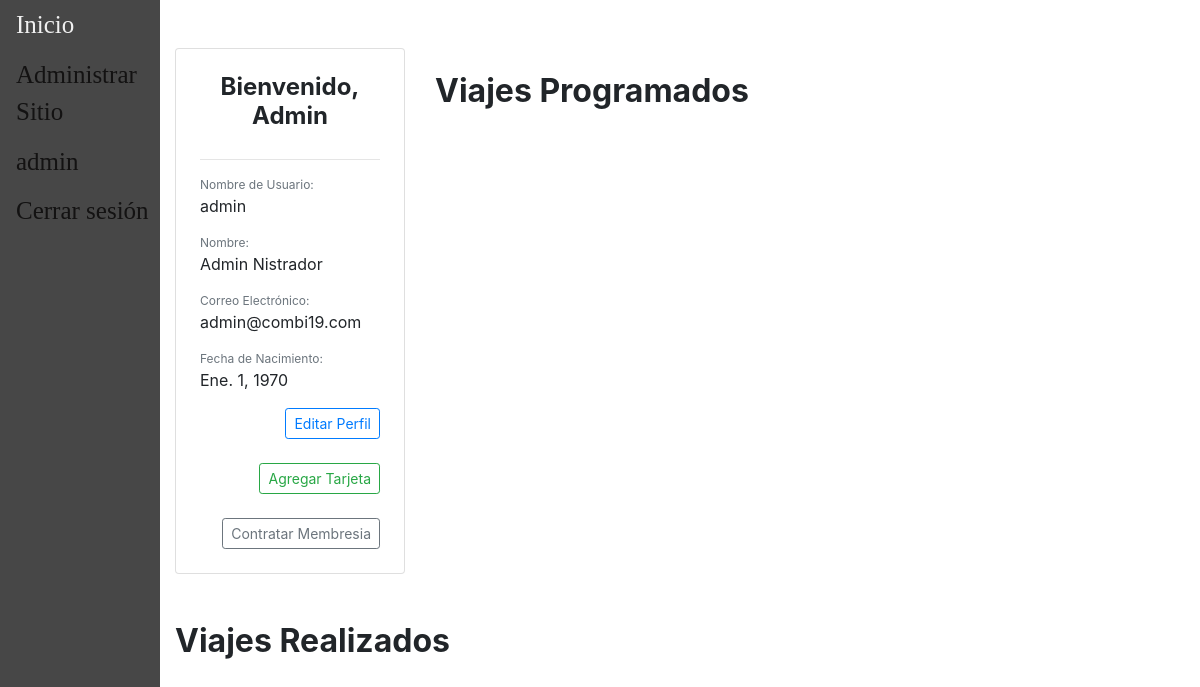
The page /accounts/perfil/ (signed in) on the database as committed earlier.
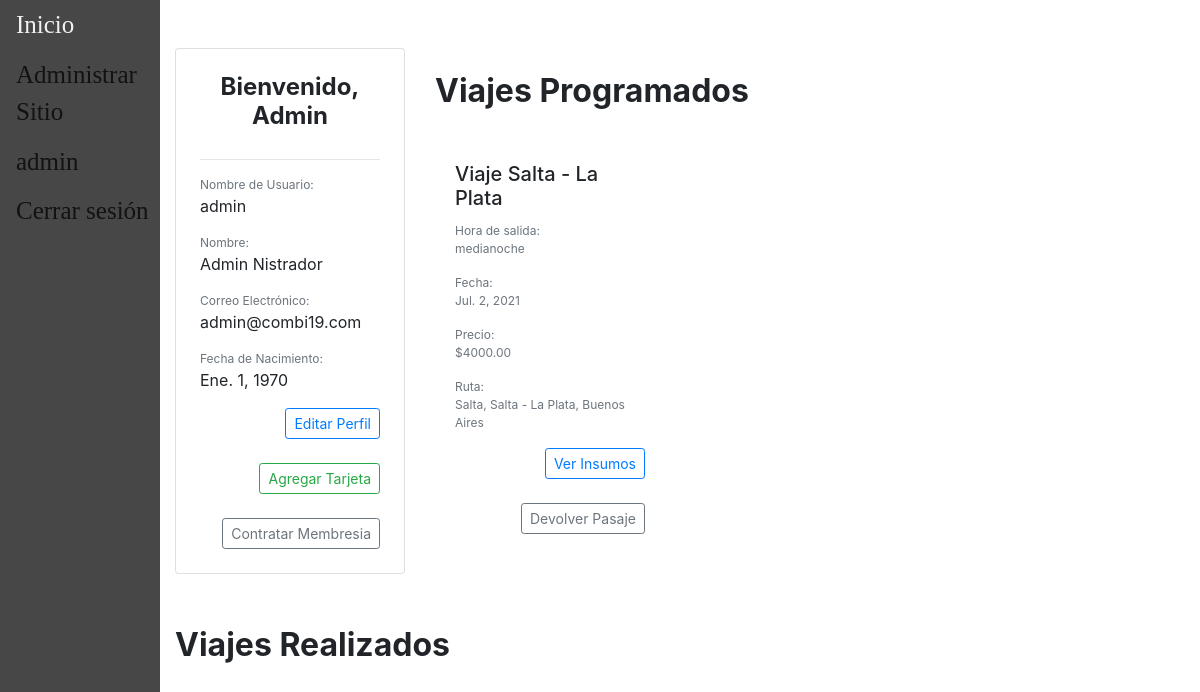
The same page on the database as committed later.
### users/models.py (models this page shows, shortened)
class CustomUser(AbstractUser):
	username = models.CharField(_('Nombre de usuario'),max_length=40,primary_key=True,unique=True)
	email = models.EmailField(_('Dirección de correo electrónico'),unique=True)
	first_name = models.CharField(_('Nombre'),max_length=150)
	last_name = models.CharField(_('Apellido'),max_length=150)
	last_login = models.DateTimeField(_('Última conexión'),auto_now=True)
	fecha_nacimiento = models.DateField(_('Fecha de nacimiento'))
	has_premium = models.BooleanField(_('Posee membresía premium'),default=False)
	tarjetas = models.ManyToManyField(Tarjeta,blank=True)
	fecha_vencimiento = models.DateField(_('Fecha de vencimiento'), blank=True, null=True)
	USERNAME_FIELD = 'username'
	REQUIRED_FIELDS = [
		'email',
		'first_name',
		'last_name',
		'fecha_nacimiento',
	]
	objects = CustomUserManager()

### main/models.py (models this page shows, shortened)
class Viaje(models.Model):
    descripcion = models.CharField(max_length=100)
    fecha = models.DateField(validators=[MinValueValidator(datetime.date.today())])
    hora = models.TimeField(default=None)
    ruta =  models.ForeignKey(Ruta, default=None, on_delete=models.CASCADE)
    chofer = models.ForeignKey(Chofer, default=None, on_delete=models.CASCADE)
    combi =  models.ForeignKey(Combi, default=None, on_delete=models.CASCADE)
    precio = models.DecimalField(default=None, max_digits=10, decimal_places=2, validators=[MinValueValidator(0)])
    insumo = models.ManyToManyField(Insumo,blank=True)
    pasajeros = models.ManyToManyField(Pasajero, blank=True)
    estado = models.CharField(choices={('reservado','Reservado'),('viajando','Viajando'),('finalizado','Finalizado'),('cancelado','Cancelado')},max_length=12,default='reservado')
    class Meta:
        unique_together = ('chofer', 'fecha','hora', 'ruta',)

class Ruta(models.Model):
    origen = models.ForeignKey(Lugar, default=None, on_delete=models.CASCADE, related_name='origen')
    destino = models.ForeignKey(Lugar, default=None, on_delete=models.CASCADE, related_name='destino')
    class Meta:
        unique_together = ('origen', 'destino')
    def __str__(self):
        return str(self.origen)+" - "+str(self.destino)

class Lugar(models.Model):
    localidad = models.CharField(max_length=150)
    provincia = models.CharField(max_length=100)
    class Meta:
        unique_together = ('localidad', 'provincia',)
    def __str__(self):
        return (self.localidad+", "+self.provincia)

### users/views.py (the view)
# urls.py: path('accounts/perfil/', regviews.perfil, name="perfil"),
def perfil(response):
	viajes_pendientes = Viaje.objects.filter(pasajeros__usuario=response.user, pasajeros__estado='reservado')
	viajes_finalizados = Viaje.objects.filter(pasajeros__usuario=response.user and ~Q(pasajeros__estado='reservado'))
	return render(response,'users/perfil.html',{
		'user': response.user,
		'viajes_finalizados': viajes_finalizados,
		'viajes_pendientes': viajes_pendientes,
	})

### users/templates/users/perfil.html (shortened to what this page needs)
{% extends "main/base.html" %}
{% block content %}
{% load crispy_forms_tags %}
<br />
<br />
<div class="container mx-auto">
    <div class="row">
    	<div class="col-sm-12 col-md-12 col-lg-3 pb-4">
	    	<div class="card p-4">
		    	<h4 class="card-title font-weight-bold text-center">Bienvenido, {{ user.username|title }}</h4>
		      	<hr />
		    	<div class="card-text">
		    		<p class="text-muted mb-0" style="font-size: 12px">Nombre de Usuario:</p>
		    		<p>{{ user.username }}</p>
		    		<p class="text-muted mb-0" style="font-size: 12px">Nombre:</p>
			  		<p>{{ user.first_name }} {{ user.last_name }}</p>
			  		<p class="text-muted mb-0" style="font-size: 12px">Correo Electrónico:</p>
			  		<p>{{ user.email }}</p>
					<p class="text-muted mb-0" style="font-size: 12px">Fecha de Nacimiento:</p>
					<p>{{ user.fecha_nacimiento }}</p>
					<div class="text-right">
						<a role="button" class="btn btn-outline-primary btn-sm" href="{% url 'editar_perfil' %}">Editar Perfil</a>
					</div>
					<br />
					<div class="text-right">
						<a role="button" class="btn btn-outline-success btn-sm" href="{% url 'checkout' %}">Agregar Tarjeta</a>
					</div>
					<br />
					<form action="{% url 'cambiar_membresia' %}" method="POST">
						{% if user.has_premium %}
						<div class="text-right">
							<button type="submit" class="btn btn-outline-secondary btn-sm">Cancelar Gold</button>
						</div>
						<label for="test_usuario" class="">Su Suscripcion Gold vence el dia {{ user.fecha_vencimiento }}</label>
						{% else %}
						<div class="text-right">
							<a role="button" class="btn btn-outline-secondary btn-sm" href="{% url 'contratar_membresia' %}">Contratar Membresia </a>
						</div>
						{% endif %}
					</form>
		        </div>
	    	</div>
	  	</div>
	    <div class="col-sm-12 col-md-12 col-lg-9 pb-4">
	    	<div class="row">
	    		<div class="col-6 my-auto">
	    			<h2 class="font-weight-bold pt-4">Viajes Programados</h2>
	    		</div>
	    	</div>
	      	<br>
	      	<div class="row">
		      	{% for v in viajes_pendientes.all %}
			    	<div class="col-sm-12 col-md-6 col-lg-4 pb-4">
		                <div class="h-100">
							<div class="card-body">
		                  		<h5 class="card-title">{{ v.descripcion }}</h5>
                       			<p class="text-muted mb-0" style="font-size: 12px">Hora de salida:</p>
		                  		<p class="card-text text-muted" style="font-size:12px">{{ v.hora }}</p>
								<p class="text-muted mb-0" style="font-size: 12px">Fecha:</p>
								<p class="card-text text-muted" style="font-size:12px">{{ v.fecha }}</p>
								<p class="text-muted mb-0" style="font-size: 12px">Precio:</p>
								{% if user.has_premium %}
									{% widthratio v.precio 100 70 as precio %}
									<p class="card-text text-muted" style="font-size: 12px">${{ precio }}</p>
								{% else %}
									<p class="card-text text-muted" style="font-size: 12px">${{ v.precio }}</p>
								{% endif %}
								<p class="text-muted mb-0" style="font-size: 12px">Ruta:</p>
								<p class="card-text text-muted" style="font-size:12px">{{ v.ruta }}</p>
								<form action="{% url 'ver_insumos' vId=v.id %}" method="post">
									<div class="text-right">
										<button type="submit" class="btn btn-outline-primary btn-sm">Ver Insumos</button>
									</div>
								</form>
								<br />
								<form action="{% url 'devolver_pasaje' vId=v.id %}" method="post">
						  			<div class="text-right">
										<button type="submit" value={{v.id}} onclick="return confirm('Esta seguro?')" class="btn btn-outline-secondary btn-sm" >Devolver Pasaje</button>
						  			</div>
								</form>
		                	</div>
		              	</div>
		            </div>
		    	{% endfor %}
	        </div>
	    </div>
    	<div class="col-sm-12 col-md-12 col-lg-9 pb-4">
	    	<div class="row">
	    		<div class="col-6 my-auto">
	    			<h2 class="font-weight-bold pt-4">Viajes Realizados</h2>
	    		</div>
	    	</div>
	      	<br>
	    </div>
	</div>
</div>
{% endblock content %}

### main/templates/main/base.html (shortened to what this page needs)
{% load static %}
<!doctype html>
<html>
	<head>
		<link rel="stylesheet" href="https://cdn.jsdelivr.net/npm/bootstrap@4.6.0/dist/css/bootstrap.min.css">
	</head>
	<body>
		<main>
			<div class= "sidebar">
				<a href="/">Inicio</a>
				{% if user.is_staff %}
					<a href="/admin">Administrar Sitio</a>
				{% endif %}
				{% if user.is_authenticated %}
					<a href="{% url 'perfil'%}">{{user.username}}</a>
					<a href="{% url 'logout'%}">Cerrar sesión</a>
				{% else  %}
					<a href="{% url 'register'%}">Registrarse</a>
					<a href="{% url 'login'%}">Iniciar Sesión</a>
				{% endif %}
			</div>
			<div id="content", name="content", class="main">
				{% block content %}
				{% endblock content %}
			</div>
		</main>
	</body>
</html>

### main/templates/main/base.html (style rules this page uses)
.sidebar { height:100%; width:160px; position: fixed; z-index:1; top:0; left:0; background-color:rgb(71, 71, 71); overflow:hidden; padding-top:20x; }
.sidebar a { padding:6px 8px 6px 16px; text-decoration:none; font-family:Tahoma; font-size: 25px; color: #131212; display:block; }
.main { margin-left:160px; padding:0px 0px; }

Rows that differ between the two databases and show on the page:
added Viaje: descripcion "Viaje Salta - La Plata", hora "medianoche", fecha "Jul. 2, 2021", precio "4000.00", ruta "Salta, Salta - La Plata, Buenos Aires", {{ v.id }} 1 (drawn)
